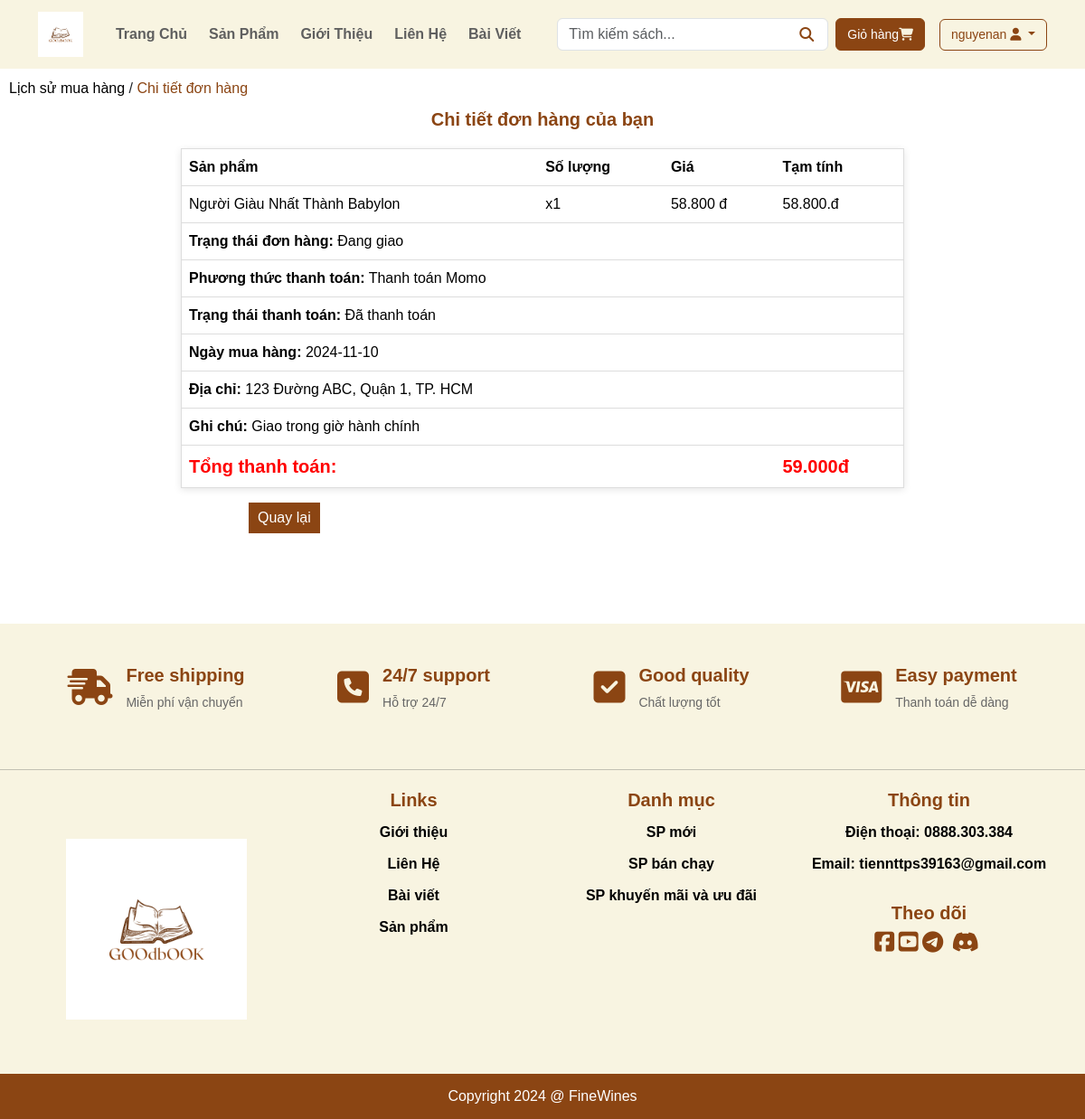
/layout/index.php?act=lichsu&action=xemchitiet&id=1 (signed in), run on an earlier commit of the app's database.
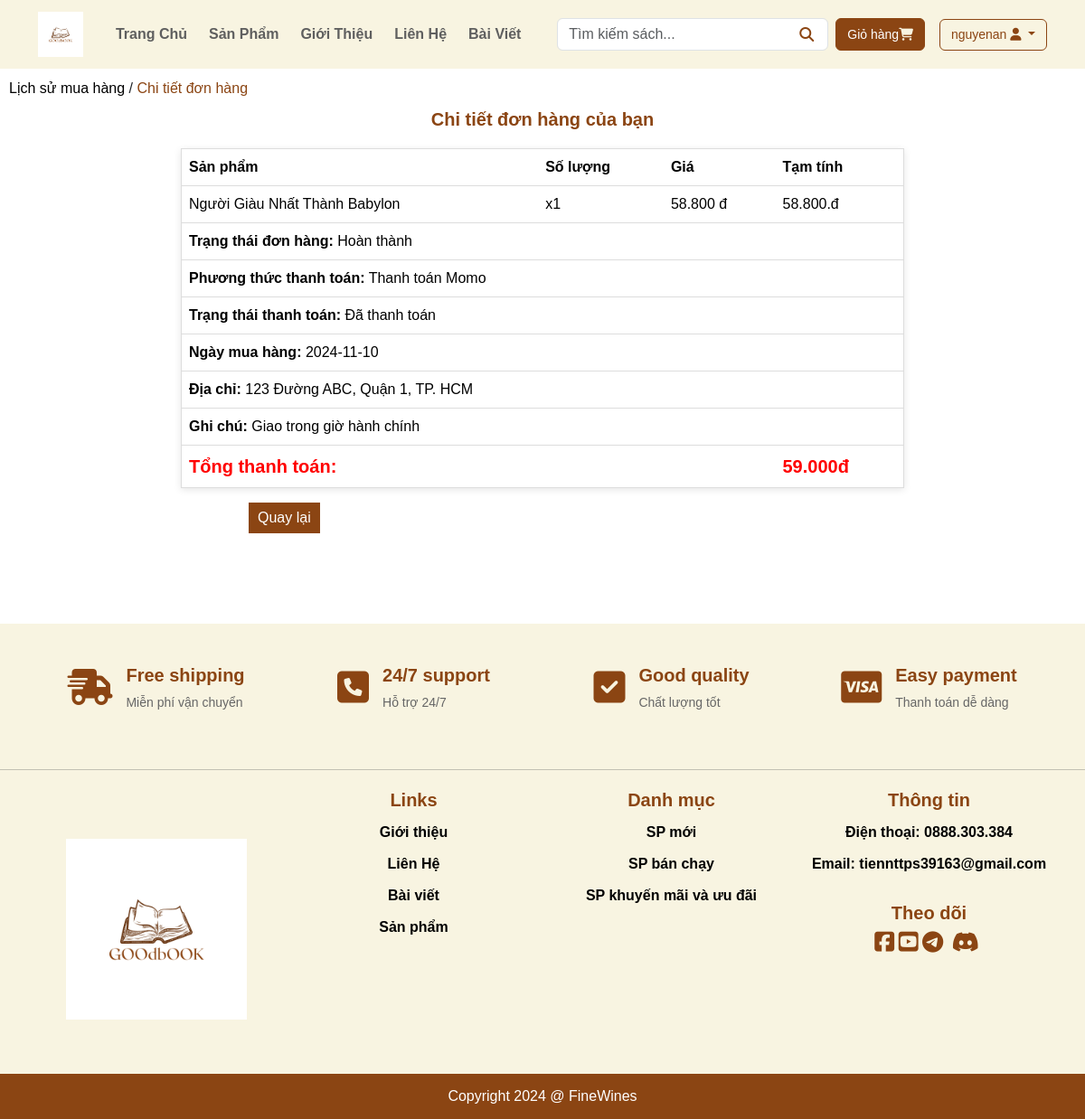
And on a later commit of the database.
### tables this page shows
CREATE TABLE `chi_tiet_don_hang` (
  `id` int(11) NOT NULL,
  `id_donhang` int(11) NOT NULL,
  `id_sach` int(11) NOT NULL,
  `so_luong` int(11) NOT NULL,
  `pt_thanhtoan` varchar(50) NOT NULL
);

CREATE TABLE `sach` (
  `id` int(11) NOT NULL,
  `id_theloai` int(11) NOT NULL,
  `id_tacgia` int(11) NOT NULL,
  `id_nxb` int(11) NOT NULL,
  `ten_sach` varchar(50) NOT NULL,
  `hinh` varchar(255) DEFAULT NULL,
  `gia` varchar(50) NOT NULL,
  `giam` varchar(50) NOT NULL,
  `mo_ta` varchar(2000) NOT NULL,
  `nam_xb` date NOT NULL,
  `so_luong_ban` int(50) NOT NULL,
  `ngay_nhap` date DEFAULT NULL,
  `status` int(11) NOT NULL
);

CREATE TABLE `don_hang` (
  `id` int(11) NOT NULL,
  `id_khachhang` int(11) NOT NULL,
  `ngay_mua_hang` date NOT NULL,
  `tt_thanhtoan` varchar(100) NOT NULL,
  `tt_donhang` varchar(100) NOT NULL,
  `dia_chi` varchar(1000) NOT NULL,
  `ghi_chu` varchar(500) NOT NULL
);

### layout/models/donhangmodel.php (called while the page is built, shortened)
<?php
class DonHangModel
{
        public function ctdh($id)
    {
        include_once 'models/connectmodel.php';
        $data = new ConnectModel();
        $sql = "SELECT
                don_hang.id AS donhang_id,
                don_hang.ngay_mua_hang,
                don_hang.dia_chi,
                don_hang.tt_donhang,
                don_hang.tt_thanhtoan,
                don_hang.ghi_chu,
                chi_tiet_don_hang.so_luong,
                chi_tiet_don_hang.pt_thanhtoan,
                sach.id AS sach_id,
                sach.ten_sach,
                sach.gia,
                sach.giam
                FROM don_hang
                INNER JOIN chi_tiet_don_hang
                ON don_hang.id = chi_tiet_don_hang.id_donhang
                INNER JOIN sach
                ON sach.id = chi_tiet_don_hang.id_sach
                WHERE don_hang.id = :id";
        $this->ctdonhang = $data->selectall($sql, [':id' => $id]);
    }
    }

### layout/models/connectmodel.php (called while the page is built, shortened)
<?php
class ConnectModel
{
    public $servername = "localhost:4306";
    public $username = "root";
    public $password = "";
    public $conn;
    public function ketnoi()
    {
        try {
            $this->conn = new PDO("mysql:host=" . $this->servername . ";port=3306;dbname=da1;charset=utf8", $this->username, $this->password);
            $this->conn->setAttribute(PDO::ATTR_ERRMODE, PDO::ERRMODE_EXCEPTION);
            return $this->conn;
        } catch (PDOException $e) {
            echo "Connection failed: " . $e->getMessage();
        }
    }
    public function selectall($sql, $params = [])
    {
        $stmt = $this->conn->prepare($sql);
        if (is_array($params)) {
            foreach ($params as $key => $value) {
                $stmt->bindParam($key, $value);
            }
        }
        $stmt->execute();
        $kq = $stmt->fetchAll(PDO::FETCH_ASSOC);
        $this->conn = null;
        return $kq;
    }
}

### layout/view/chitietdonhang.php (the view, shortened to what this page needs)
<main class="wrap">
<div class="dieuhuong">
    <a href="lichsumuahang.html" >Lịch sử mua hàng</a> /
    <a href="thanhtoan.html" id="back">Chi tiết đơn hàng</a>
</div>
<h5 id="textct">Chi tiết đơn hàng của bạn</h5>
<div class="ctdonhang">
    <table class="table ct">
        <thead>
            <tr>
                <th>Sản phẩm</th>
                <th>Số lượng</th>
                <th>Giá</th>
                <th>Tạm tính</th>
            </tr>
        </thead>
        <tbody>
        <?php
        $tong_tien = 0;
        foreach ($ctdh as $key => $value) {
          $tong_tien += floatval(str_replace('.', '', $value['gia'])) * (1 - ($value['giam'] / 100)) * $value['so_luong'];
          $tongtien_lam_tron = ceil($tong_tien / 1000) * 1000;
          echo '<tr>
                    <td>'.$value['ten_sach'].'</td>
                    <td>x'.$value['so_luong'].'</td>
                    <td>'.number_format(floatval(str_replace('.', '', $value['gia'])) * (1 - ($value['giam']/100)), 0, '.', '.').' đ</td>
                    <td>'.number_format(floatval(str_replace('.', '', $value['gia'])) * (1 - ($value['giam'] / 100)) * $value['so_luong'],0,'.','.').'.đ</td>
                  </tr>';
        }
                echo '<tr>
                        <td colspan="4"><strong>Trạng thái đơn hàng:</strong> '.$ctdh[0]['tt_donhang'].'</td>
                      </tr>
                      <tr>
                        <td colspan="4"><strong>Phương thức thanh toán:</strong> '.$ctdh[0]['pt_thanhtoan'].'</td>
                      </tr>
                      <tr>
                        <td colspan="4"><strong>Trạng thái thanh toán:</strong> '.$ctdh[0]['tt_thanhtoan'].'</td>
                      </tr>
                      <tr>
                        <td colspan="4"><strong>Ngày mua hàng:</strong> '.$ctdh[0]['ngay_mua_hang'].'</td>
                      </tr>
                      <tr>
                        <td colspan="4"><strong>Địa chỉ:</strong> '.$ctdh[0]['dia_chi'].'</td>
                      </tr>
                      <tr>
                        <td colspan="4"><strong>Ghi chú:</strong> '.$ctdh[0]['ghi_chu'].'</td>
                      </tr>
                      <tr>
                        <td colspan="3" class="fs-5" style="color: red;"><strong>Tổng thanh toán:</strong></td>
                        <td colspan="" class="fs-5" style="color: red;"><strong>' .number_format($tongtien_lam_tron, 0, '.', '.'). 'đ</strong></td>
                      </tr>';
        ?>
        </tbody>
    </table>
</div>
<button id="back_ls"><a style="text-decoration: none; color: white;" href="index.php?act=lichsu">Quay lại</a></button>
</main>

### layout/view/header.php (shortened to what this page needs)
<!DOCTYPE html>
<html lang="en">
<head>
    <link rel="stylesheet" href="https://cdnjs.cloudflare.com/ajax/libs/font-awesome/6.6.0/css/all.min.css">
    <link href="https://cdn.jsdelivr.net/npm/bootstrap@5.3.3/dist/css/bootstrap.min.css" rel="stylesheet">
    <link rel="stylesheet" href="public/css/base.css">
    <link rel="stylesheet" href="public/css/main.css">
</head>
<body>
    <header>
        <nav class="navbar navbar-expand-lg navbar-light bg-light">
            <div class="container">
                <a class="navbar-brand" href="index.php?act=index"><img src="public/img/IMG_DA1/logo/Book Store Logo.png" alt="" class="small_img"></a>
                <div class="collapse navbar-collapse" id="navbarNav">
                    <ul class="navbar-nav mx-auto">
                        <li class="nav-item">
                            <a class="nav-link" href="index.php?act=index">Trang Chủ</a>
                        </li>
                        <li class="nav-item">
                            <a class="nav-link" href="index.php?act=product">Sản Phẩm</a>
                        </li>
                        <li class="nav-item">
                            <a class="nav-link" href="index.php?act=about">Giới Thiệu</a>
                        </li>
                        <li class="nav-item">
                            <a class="nav-link" href="index.php?act=contact">Liên Hệ</a>
                        </li>
                        <li class="nav-item">
                            <a class="nav-link" href="index.php?act=article">Bài Viết</a>
                        </li>
                    </ul>
                    <ul class="navbar-nav ms-auto align-items-center">
                        <li class="nav-item me-2">
                            <form class="d-flex">
                                <input class="form-control search-input" type="search" name="idtimkiem" placeholder="Tìm kiếm sách..." required>
                                <button type="submit" class="fa fa-search search-icon tim"></button>
                            </form>
                        </li>
                        <li class="nav-item">
                            <button type="button" class="btn btn-primary cart-button"> <a style="text-decoration: none; color: white;" href="index.php?act=cart"> Giỏ hàng</a><i class="fa-solid fa-cart-shopping"></i></button>
                        </li>
                        <li class="nav-item dropdown ms-3">
                            <button onclick="window.location.href='index.php?act=acc';" class="btn btn-outline-secondary account-button dropdown-toggle" type="button" id="accountDropdown" data-bs-toggle="dropdown" aria-expanded="false">
                                <?php
                                echo isset($_SESSION['user']['username']) ?  $_SESSION['user']['username'] : "Tài Khoản";
                                ?>
                                <i class="fa-solid fa-user"></i>
                            </button>
                        </li>
                    </ul>
                </div>
            </div>
        </nav>
    </header>

### layout/index.php (shortened to what this page needs)
<?php
include "view/header.php";
$act = isset($_GET['act']) ? $_GET['act'] : 'index';
$id = isset($_GET['id']) ? $_GET['id'] : '';
$action = isset($_GET['action']) ? $_GET['action'] : '';
switch ($act) {
    case 'lichsu':
        include_once 'controller/donhangController.php';
        $donhangController = new donhangController($id, $action);
        break;
}
include "view/footer.php";

### layout/controller/donhangController.php (shortened to what this page needs)
<?php
class donhangController {
    public function __construct($id, $action) {
        include_once 'models/donhangmodel.php';
        $DonHangModel = new DonHangModel();
        if (isset($_SESSION['id'])) {
            $userId = $_SESSION['id'];
        }
        if($action == 'huy' && $id != '') {
            $DonHangModel->huydonhang($id);
            header("location: ./index.php?act=lichsu&id=" . $userId);
            exit();
            }elseif($action == 'xemchitiet') {
                $DonHangModel->ctdh($id);
                $ctdh = $DonHangModel->ctdonhang;
                include_once 'view/chitietdonhang.php';
        }
    }
}

### layout/view/footer.php (shortened to what this page needs)
<footer>
    <div class="container">
        <div class="row row-cols-4">
            <div class="service">
                <i class="fa-solid fa-truck-fast service-icon"></i>
                <div class="service-infor">
                    <p class="service-title">Free shipping</p> <br>
                    <p class="service-st">Miễn phí vận chuyển</p>
                </div>
            </div>
            <div class="service">
                <i class="fa-solid fa-square-phone service-icon"></i>
                <div class="service-infor">
                    <p class="service-title">24/7 support</p> <br>
                    <p class="service-st">Hỗ trợ 24/7</p>
                </div>
            </div>
            <div class="service">
                <i class="fa-solid fa-square-check service-icon"></i>
                <div class="service-infor">
                    <p class="service-title">Good quality</p> <br>
                    <p class="service-st">Chất lượng tốt</p>
                </div>
            </div>
            <div class="service">
                <i class="fa-brands fa-cc-visa service-icon"></i>
                <div class="service-infor">
                    <p class="service-title">Easy payment</p> <br>
                    <p class="service-st">Thanh toán dễ dàng</p>
                </div>
            </div>
        </div>
    </div>
    <hr>
    <div class="container">
        <div class="row row-cols-4">
            <div class="footer-infor">
                <div class="service-logo"><img src="public/img/IMG_DA1/logo/Book Store Logo.png" alt="" class="logo_img" ></div>
            </div>
            <div class="footer-infor">
                <div class="service-title">Links</div>
                <a class="service-link" href="#">Giới thiệu</a>
                <br>
                <a class="service-link" href="lienhe.html">Liên Hệ</a>
                <br>
                <a class="service-link" href="">Bài viết</a>
                <br>
                <a class="service-link" href="sanpham.html">Sản phẩm</a>
            </div>
            <div class="footer-infor">
                <div class="service-title">Danh mục</div>
                <a class="service-link" href="">SP mới</a>
                <br>
                <a class="service-link" href="">SP bán chạy</a>
                <br>
                <a class="service-link" href="">SP khuyến mãi và ưu đãi</a>
                <br>
            </div>
            <div class="footer-infor">
                <div class="service-title">Thông tin</div>
                <a class="service-link" href="">Điện thoại: 0888.303.384</a>
                <br>
                <a class="service-link" href="">Email: tiennttps39163@gmail.com</a>
                <div class="service-follow">
                    <div class="service-title">Theo dõi</div>
                    <a class="service-link" href="#"><i class="fa-brands fa-square-facebook service-social-icon"></i></a>
                    <a class="service-link" href="#"><i class="fa-brands fa-square-youtube service-social-icon"></i></a>
                    <a class="service-link" href="#"><i class="fa-brands fa-telegram service-social-icon"></i></a>
                    <a class="service-link" href="#"><i class="fa-brands fa-discord service-social-icon"></i></a>
                </div>
            </div>
        </div>
    </div>
    <div class="foot">
        Copyright 2024  @ FineWines
    </div>
</footer>
</body>
</html>

### layout/public/css/base.css (style rules this page uses)
:root { --main-color:#8B4513; --gia-color: #FF2323; }

### layout/public/css/main.css (style rules this page uses)
.small_img { width: 50px; }
.logo_img { width: 200px; }
main { min-height: 500px; }
body { margin :0; font-family: Arial, sans-serif; }
header { position: sticky !important; top: 0 !important; z-index: 1000 !important; }
.navbar-light { background-color: #F8F4E1 !important; }
.nav-link { font-weight: 550; padding: 5px 12px; margin-right: 8px; color: rgb(95, 95, 95); }
.d-flex { position: relative; max-width: 400px; }
.search-input { width: 300px; padding-right: 35px; height: 36px; }
.search-icon { position: absolute; right: 10px; top: 50%; transform: translateY(-50%); color: var(--main-color); color: var(--main-color); }
.cart-button { background-color: var(--main-color); border-color: var(--main-color); background-color: var(--main-color); border-color: var(--main-color); color: #F8F4E1; height: 36px; font-size: 14px; }
.account-button { color: var(--main-color); border-color: var(--main-color); color: var(--main-color); border-color: var(--main-color); font-size: 14px; }
main { margin-top: 30px; }
footer { margin-top: 100px; background-color: #F8F4E1; }
.service { display: flex; justify-content: center; gap: 15px; padding: 50px 10px; max-width: 300px; margin: auto; }
.service-icon { font-size: 40px; color: var(--main-color); }
.service-infor { text-align: left; line-height: 15px; }
.service-title { font-size: 20px; font-weight: bold; margin: 0; color: var(--main-color); }
.service-st { font-size: 14px; color: #666; margin: 0; }
.service-logo { font-size: 60px; padding: 60px 0; }
.service-link { text-decoration: none; font-weight: bold; color: black; }
.footer-infor { display: block; text-align: center; line-height: 35px; }
.service-follow { margin-top: 20px; }
.service-social-icon { color: var(--main-color); font-size: 25px; }
.foot { width: 100%; height: 50px; text-align: center; background-color: var(--main-color); line-height: 50px; color: white; }
.dieuhuong { padding: 10px 10px; }
.dieuhuong a { text-decoration: none; color: black; }
#back { color: var(--main-color); }
h5 { color: var(--main-color); }
.wrap { max-width: 1400px; font-family: Arial, sans-serif; margin: 0 auto; padding: 0; }
.fa-facebook, .fa-youtube, .fa-telegram, .fa-discord { font-size: 24px; padding-right: 5px; color: var(--main-color); }
.ctdonhang { display: flex; justify-content: center; margin-top: 20px; }
#textct { text-align: center; font-weight: 700; }
#back_ls { background-color: var(--main-color); border: none; padding: 5px 10px; margin-left: 275px; }
.ct { width: 800px; border: 1px solid #ddd; box-shadow: 0 2px 8px rgba(0, 0, 0, 0.1); }
.tim { border:none; background-color: #fff; }

What changed in the data, as far as the page shows it:
changed through a linked row, chi_tiet_don_hang "Thanh toán Momo": id_donhang.tt_donhang "Đang giao" → "Hoàn thành"
